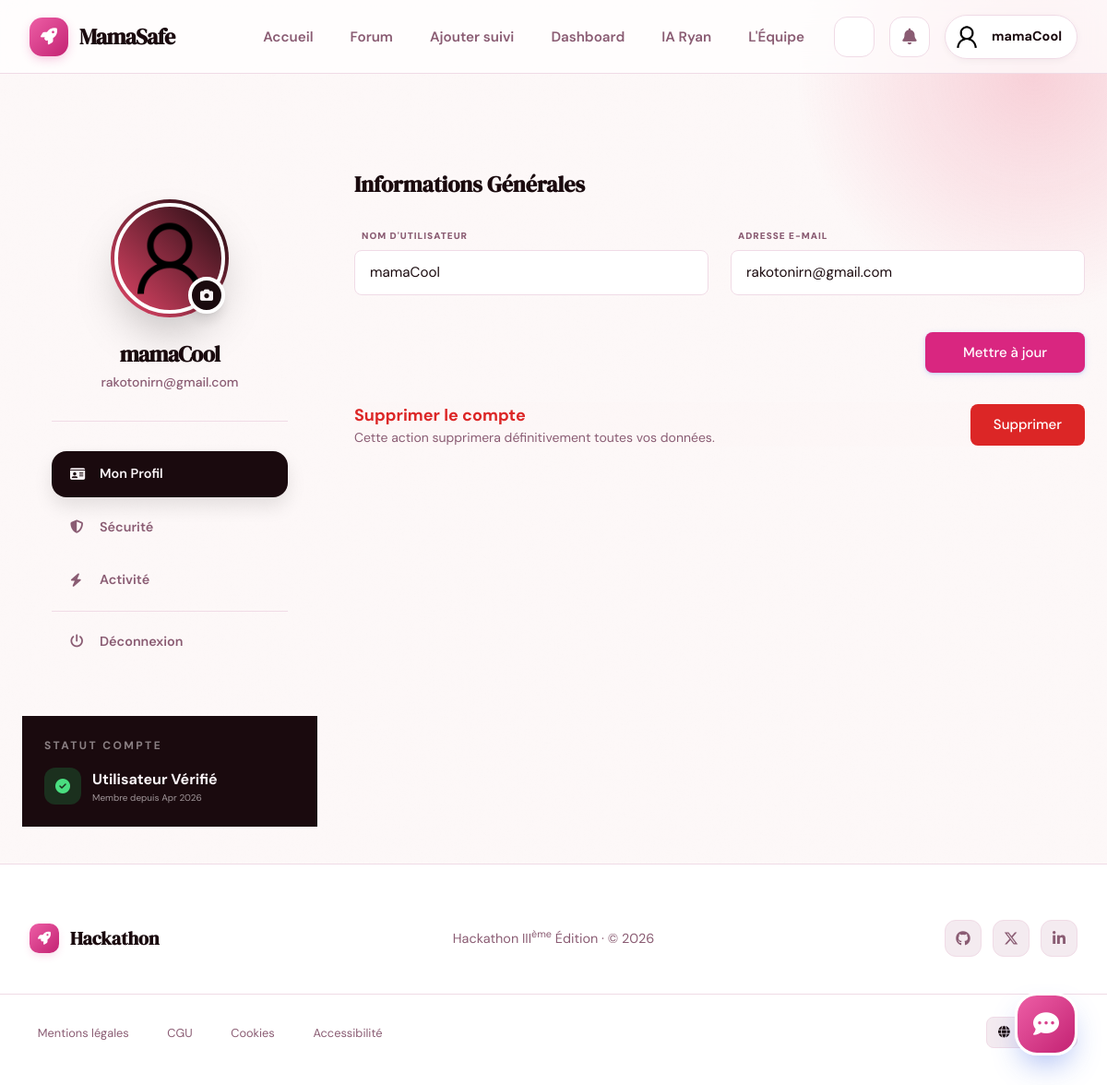
Screenshot of /profile/ (signed in) with the database file from the repository.
### Users/models.py (models this page shows, shortened)
class User(AbstractUser):
    GROUPE_SANGUIN_CHOIX = [
        ('A+', 'A+'), ('A-', 'A-'),
        ('B+', 'B+'), ('B-', 'B-'),
        ('AB+', 'AB+'), ('AB-', 'AB-'),
        ('O+', 'O+'), ('O-', 'O-'),
    ]
    is_admin_user = models.BooleanField(default=False)
    is_customer = models.BooleanField(default=True)
    age = models.PositiveIntegerField(null=True, blank=True, help_text="25")
    date_dernieres_regles = models.DateField(null=True, blank=True, help_text="Date des dernières règles)")
    date_prevue_accouchement = models.DateField(null=True, blank=True)
    taille = models.PositiveIntegerField(null=True, blank=True, help_text="En cm")
    poids_initial = models.FloatField(null=True, blank=True, help_text="En kg")
    groupe_sanguin = models.CharField(
        null=True,
        blank=True,
        max_length=5,
        choices=GROUPE_SANGUIN_CHOIX
    )
    antecedents_medicaux = models.TextField(null=True, blank=True)
    nombre_grossesses_precedentes = models.PositiveIntegerField(default=0, blank=True)
    photo = models.ImageField(
        upload_to="profile_pictures/",
        default="profile_pictures/default.png",
        blank=True,
        null=True,
    )
    def notifications_non_lues(self):
        return self.notifications.filter(is_read=False).order_by("-created_at")
    def nombre_notifications_non_lues(self):
        return self.notifications.filter(is_read=False).count()

### Users/views.py (the view)
# urls.py: path("profile/", views.profile, name="profile"),
@login_required
def profile(request):
    return render(request, "dashboard/user/profile.html")

### templates/dashboard/user/profile.html (shortened to what this page needs)
{% extends "Base/base.html" %}
{% block content %}
<div class="max-w-6xl mx-auto py-10">
    <div class="flex flex-col md:flex-row gap-10">
        <aside class="w-full md:w-80 space-y-6">
            <div class="cool-card !p-8 text-center">
                <div class="relative inline-block mb-6">
                    <div class="w-32 h-32 rounded-full p-1 bg-gradient-to-tr from-[var(--accent)] to-[var(--ink)] shadow-2xl">
                        {% if user.photo %}
                            <img src="{{ user.photo.url }}" class="w-full h-full rounded-full object-cover border-4 border-[var(--surface)]" alt="{{ user.username }}">
                        {% else %}
                            <div class="w-full h-full rounded-full bg-[var(--surface)] flex items-center justify-center text-4xl font-serif-display text-[var(--ink)] border-4 border-[var(--surface)]">
                                {{ user.username|first|upper }}
                            </div>
                        {% endif %}
                    </div>
                    <button onclick="openAvatarModal()" class="absolute bottom-1 right-1 w-10 h-10 bg-[var(--ink)] text-[var(--paper)] rounded-full border-4 border-[var(--surface)] flex items-center justify-center hover:bg-[var(--accent)] transition-colors shadow-lg">
                        <i class="fas fa-camera text-sm"></i>
                    </button>
                </div>
                <h2 class="text-2xl font-bold text-[var(--ink)] font-serif-display tracking-tight">{{ user.username }}</h2>
                <p class="text-[var(--muted)] text-sm mt-1 font-medium">{{ user.email }}</p>
                <div class="mt-8 pt-8 border-t border-[var(--line)] space-y-2">
                    <button class="profile-nav-item active" onclick="showTab('info', this)">
                        <i class="fas fa-id-card w-5"></i> Mon Profil
                    </button>
                    <button class="profile-nav-item" onclick="showTab('security', this)">
                        <i class="fas fa-shield-halved w-5"></i> Sécurité
                    </button>
                    <button class="profile-nav-item" onclick="showTab('activity', this)">
                        <i class="fas fa-bolt w-5"></i> Activité
                    </button>
                    <div class="h-px bg-[var(--line)] my-4"></div>
                    <a href="{% url 'users:deconnexion' %}" class="profile-nav-item danger">
                        <i class="fas fa-power-off w-5"></i> Déconnexion
                    </a>
                </div>
            </div>
            <div class="cool-card !p-6 bg-[var(--ink)] text-[var(--paper)]">
                <p class="text-xs font-bold uppercase tracking-[0.2em] opacity-50 mb-4">Statut Compte</p>
                <div class="flex items-center gap-3">
                    <div class="w-10 h-10 rounded-xl bg-green-500/20 text-green-400 flex items-center justify-center">
                        <i class="fas fa-check-circle"></i>
                    </div>
                    <div>
                        <div class="font-bold">Utilisateur Vérifié</div>
                        <div class="text-[10px] opacity-60">Membre depuis {{ user.date_joined|date:"M Y" }}</div>
                    </div>
                </div>
            </div>
        </aside>
        <div class="flex-1 space-y-8">
            <div id="tab-info" class="tab-panel active">
                <div class="cool-card">
                    <h3 class="text-2xl font-bold text-[var(--ink)] font-serif-display mb-8">Informations Générales</h3>
                    <form method="post" action="{% url 'users:modifier_profil' %}" class="space-y-6">
                        <div class="grid md:grid-cols-2 gap-6">
                            <div class="space-y-2">
                                <label class="text-[10px] font-black text-[var(--muted)] uppercase tracking-widest ml-2">Nom d'utilisateur</label>
                                <input type="text" name="username" value="{{ user.username }}" class="cool-input" required>
                            </div>
                            <div class="space-y-2">
                                <label class="text-[10px] font-black text-[var(--muted)] uppercase tracking-widest ml-2">Adresse E-mail</label>
                                <input type="email" name="email" value="{{ user.email }}" class="cool-input" required>
                            </div>
                        </div>
                        <div class="pt-4 flex justify-end">
                            <button type="submit" class="btn btn-primary px-10">Mettre à jour</button>
                        </div>
                    </form>
                </div>
                <div class="mt-8 cool-card border-red-100 bg-red-50/10">
                    <div class="flex items-center justify-between">
                        <div>
                            <h4 class="text-lg font-bold text-red-600">Supprimer le compte</h4>
                            <p class="text-sm text-[var(--muted)]">Cette action supprimera définitivement toutes vos données.</p>
                        </div>
                        <button onclick="confirmDelete()" class="btn btn-danger">Supprimer</button>
                    </div>
                </div>
            </div>
        </div>
    </div>
</div>
{% endblock %}

### templates/Base/base.html (shortened to what this page needs)
<html lang="fr" data-theme="light">
    <head>
        <script src="https://cdn.tailwindcss.com"></script>
        <link
            rel="stylesheet"
            href="https://cdnjs.cloudflare.com/ajax/libs/font-awesome/6.5.0/css/all.min.css"
        />
        {% load static %}
        <link rel="stylesheet" href="{% static 'css/style.css' %}" />
    </head>
    <body>
        <header role="banner">
            <nav
                class="navbar"
                role="navigation"
                aria-label="Navigation principale"
            >
                <div class="navbar-inner">
                    <a
                        href="{% url 'users:landing' %}"
                        class="logo"
                        aria-label="Hackathon — Accueil"
                    >
                        <div class="logo-mark"><i class="fas fa-rocket" aria-hidden="true"></i></div>
                        <span class="logo-text">MamaSafe</span>
                    </a>
                    <ul class="nav-links desktop-nav" role="list">
                        <li><a href="{% url 'users:landing' %}" {% if request.path == '/' %}aria-current="page"{% endif %}>Accueil</a></li>
                        <li>
                            <a
                                href="{% url 'forum:question_list' %}"
                                onclick="if (!{{ user.is_authenticated|lower }}) { alert('Il faudra se connecter pour accéder à cette page.'); return false; }"
                                >Forum</a
                            >
                        </li>
                        <li>
                            <a
                                href="{% url 'pregancy:ajouter_suivi' %}"
                                onclick="if (!{{ user.is_authenticated|lower }}) { alert('Il faudra se connecter pour accéder à cette page.'); return false; }"
                                >Ajouter suivi</a
                            >
                        </li>
                        <li>
                            <a
                                href="{% url 'pregancy:dashboard' %}"
                                onclick="if (!{{ user.is_authenticated|lower }}) { alert('Il faudra se connecter pour accéder à cette page.'); return false; }"
                                >Dashboard</a
                            >
                        </li>
                        {% if user.is_authenticated %}
                        <li><a href="{% url 'users:chat_home' %}" {% if '/chat/' in request.path %}aria-current="page"{% endif %}>IA Ryan</a></li>
                        {% endif %}
                        <li><a href="{% url 'users:about' %}" {% if '/about/' in request.path %}aria-current="page"{% endif %}>L'Équipe</a></li>
                    </ul>
                    <div class="nav-actions desktop-nav">
                        <button
                            class="theme-btn"
                            id="theme-toggle"
                            aria-label="Changer le thème"
                        >
                        </button>
                        {% if user.is_authenticated %}
                        <div class="relative" id="notif-wrapper">
                            <button
                                class="nav-icon-btn"
                                id="notif-btn"
                                aria-haspopup="true"
                                aria-expanded="false"
                                aria-controls="notif-dropdown"
                                aria-label="Notifications — {% if user.nombre_notifications_non_lues > 0 %}{{ user.nombre_notifications_non_lues }} non lues{% else %}aucune nouvelle{% endif %}"
                            >
                                <i class="fas fa-bell" aria-hidden="true"></i>
                            </button>
                        </div>
                        <a href="{% url 'users:profile' %}" class="user-pill" {% if '/profile/' in request.path %}aria-current="page"{% endif %}>
                            {% if user.photo %}
                            <img
                                src="{{ user.photo.url }}"
                                class="avatar"
                                alt="{{ user.username }}"
                            />
                            {% else %}
                            <div class="avatar-initials">
                                {{ user.username|first|upper }}
                            </div>
                            {% endif %}
                            <span class="user-name">{{ user.username }}</span>
                        </a>
                        {% endif %}
                    </div>
                </div>
            </nav>
        </header>
        <main id="main-content" class="main">{% block content %}{% endblock %}</main>
        <footer role="contentinfo">
            <div class="footer-inner">
                <div class="footer-brand">
                    <div class="footer-mark"><i class="fas fa-rocket" aria-hidden="true"></i></div>
                    <span class="footer-brand-name">Hackathon</span>
                </div>
                <p class="footer-copy">
                    Hackathon III<sup>ème</sup> Édition · © 2026
                </p>
                <div class="footer-links" role="list">
                    <a href="https://github.com" aria-label="GitHub" target="_blank" rel="noopener noreferrer">
                        <i class="fab fa-github" aria-hidden="true"></i>
                    </a>
                    <a href="https://twitter.com" aria-label="Twitter" target="_blank" rel="noopener noreferrer">
                        <i class="fab fa-x-twitter" aria-hidden="true"></i>
                    </a>
                    <a href="https://linkedin.com" aria-label="LinkedIn" target="_blank" rel="noopener noreferrer">
                        <i class="fab fa-linkedin-in" aria-hidden="true"></i>
                    </a>
                </div>
            </div>
            <div class="footer-bottom">
                <ul class="footer-legal" role="list">
                    <li><a href="#">Mentions légales</a></li>
                    <li><a href="#">CGU</a></li>
                    <li><a href="#">Cookies</a></li>
                    <li><a href="#">Accessibilité</a></li>
                </ul>
                <button class="footer-lang" aria-label="Changer de langue — Français sélectionné">
                    <i class="fas fa-globe" aria-hidden="true"></i>
                    <span>Français</span>
                </button>
            </div>
        </footer>
        {% if user.is_authenticated and "/chat/" not in request.path %}
        <div class="chat-widget">
            <button
                class="chat-bubble"
                id="chat-trigger"
                onclick="toggleWidget()"
                aria-expanded="false"
                aria-controls="chat-panel"
                aria-label="Ouvrir le chat"
            >
                <i class="fas fa-comment-dots" id="widget-icon"></i>
            </button>
        </div>
        {% endif %} {% block extra_scripts %}{% endblock %}
    </body>
</html>

### rows the page displays
User: photo (placeholder picture), username "mamaCool", email "rakotonirn@gmail.com", date_joined "Apr 2026"
